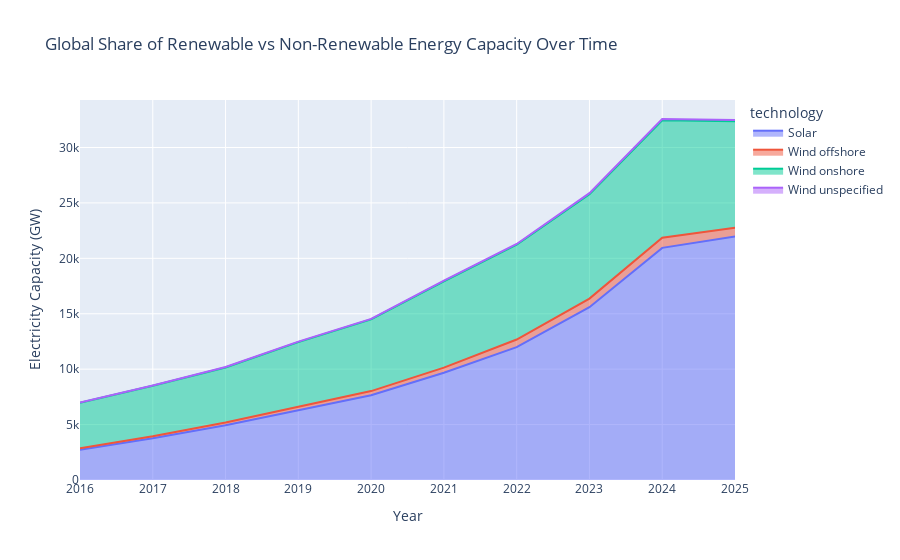

The notebook cell saved with this chart:
### Code cell
# compare with total sum of coutntries
total_yearly_capacity = df_capacity_country.groupby(['technology', 'year']).agg(
    total_yearly_capacity = pd.NamedAgg(column="capacity_gw", aggfunc="sum") 
).reset_index()

# Plot Electricity Generation Over Time based on sum of all countries yearly
fig = px.area(total_yearly_capacity, x='year', y='total_yearly_capacity', color='technology',
                  title='Global Share of Renewable vs Non-Renewable Energy Capacity Over Time')
fig.update_layout(xaxis_title='Year', yaxis_title='Electricity Capacity (GW)')
fig.show() # for interactive image
# save_static_img(fig, DATA_DIR / "eda_interim" / "figures" / "global_generation_share_over_time.png") # since github doesn't render px plots

### Figure 1 — Plotly figure (JSON) as saved in the notebook; plotly's stock layout.template omitted (floating-point values rounded to 4 significant figures)
{"data": [{"fillpattern": {"shape": ""}, "hovertemplate": "technology=Solar<br>year=%{x}<br>total_yearly_capacity=%{y}<extra></extra>", "legendgroup": "Solar", "line": {"color": "#636efa"}, "marker": {"symbol": "circle"}, "mode": "lines", "name": "Solar", "orientation": "v", "showlegend": true, "stackgroup": "1", "type": "scatter", "x": [2016, 2017, 2018, 2019, 2020, 2021, 2022, 2023, 2024, 2025], "xaxis": "x", "y": [2725.0, 3758.0, 4942.0, 6330.0, 7655.0, 9671.0, 11990.0, 15590.0, 20950.0, 21970.0], "yaxis": "y"}, {"fillpattern": {"shape": ""}, "hovertemplate": "technology=Wind offshore<br>year=%{x}<br>total_yearly_capacity=%{y}<extra></extra>", "legendgroup": "Wind offshore", "line": {"color": "#EF553B"}, "marker": {"symbol": "circle"}, "mode": "lines", "name": "Wind offshore", "orientation": "v", "showlegend": true, "stackgroup": "1", "type": "scatter", "x": [2016, 2017, 2018, 2019, 2020, 2021, 2022, 2023, 2024, 2025], "xaxis": "x", "y": [148.5, 188.5, 237.8, 302.6, 368.0, 465.7, 680.3, 774.3, 911.2, 800.1], "yaxis": "y"}, {"fillpattern": {"shape": ""}, "hovertemplate": "technology=Wind onshore<br>year=%{x}<br>total_yearly_capacity=%{y}<extra></extra>", "legendgroup": "Wind onshore", "line": {"color": "#00cc96"}, "marker": {"symbol": "circle"}, "mode": "lines", "name": "Wind onshore", "orientation": "v", "showlegend": true, "stackgroup": "1", "type": "scatter", "x": [2016, 2017, 2018, 2019, 2020, 2021, 2022, 2023, 2024, 2025], "xaxis": "x", "y": [4093.0, 4560.0, 4972.0, 5810.0, 6466.0, 7794.0, 8556.0, 9424.0, 10600.0, 9589.0], "yaxis": "y"}, {"fillpattern": {"shape": ""}, "hovertemplate": "technology=Wind unspecified<br>year=%{x}<br>total_yearly_capacity=%{y}<extra></extra>", "legendgroup": "Wind unspecified", "line": {"color": "#ab63fa"}, "marker": {"symbol": "circle"}, "mode": "lines", "name": "Wind unspecified", "orientation": "v", "showlegend": true, "stackgroup": "1", "type": "scatter", "x": [2016, 2017, 2018, 2019, 2020, 2021, 2022, 2023, 2024, 2025], "xaxis": "x", "y": [13.28, 20.64, 39.49, 41.59, 44.91, 52.56, 70.41, 94.07, 116.7, 121.8], "yaxis": "y"}], "layout": {"legend": {"title": {"text": "technology"}, "tracegroupgap": 0}, "title": {"text": "Global Share of Renewable vs Non-Renewable Energy Capacity Over Time"}, "xaxis": {"anchor": "y", "domain": [0, 1], "title": {"text": "Year"}}, "yaxis": {"anchor": "x", "domain": [0, 1], "title": {"text": "Electricity Capacity (GW)"}}}}
